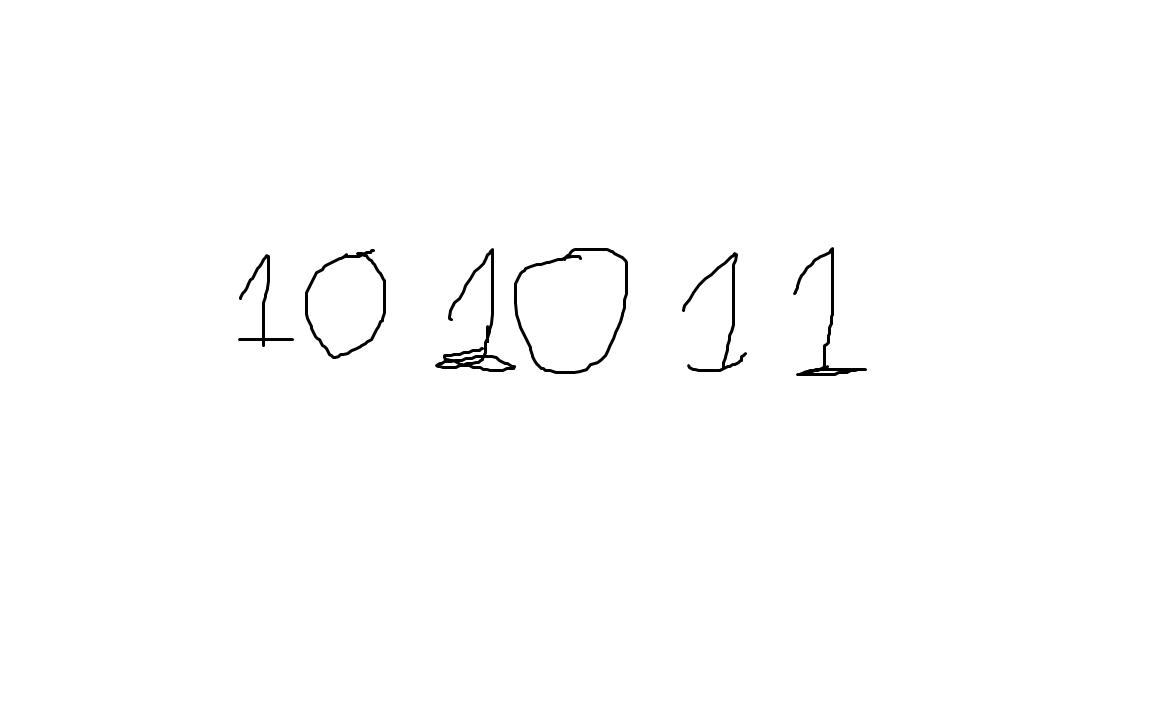
#> input picture HW1&2&3/image3.png, 1152 x 720 px
$ python TestHandDigit.py
#> lines starting #> are read from the running program, lines starting #| are printed output that depends on the picture; after the words box and inside, x2 and y2 are one past the last pixel; in counts of white or black regions, pixels touching at a corner belong together
import cv2
import numpy as np
import matplotlib.pyplot as plt

theta = np.loadtxt('theta.txt')
theta.shape[0]

def sigmoid(s):
    return 1 / (1 + np.exp(-s))

image = cv2.imread('image3.png')
#> image is the input picture: shape (720, 1152, 3); min 0, max 255, mean 253.2

image_gray = cv2.cvtColor(image, cv2.COLOR_BGR2GRAY)
image_gray = cv2.GaussianBlur(image_gray, (5, 5), 0)
_, im_th = cv2.threshold(image_gray, 155, 255, cv2.THRESH_BINARY_INV)
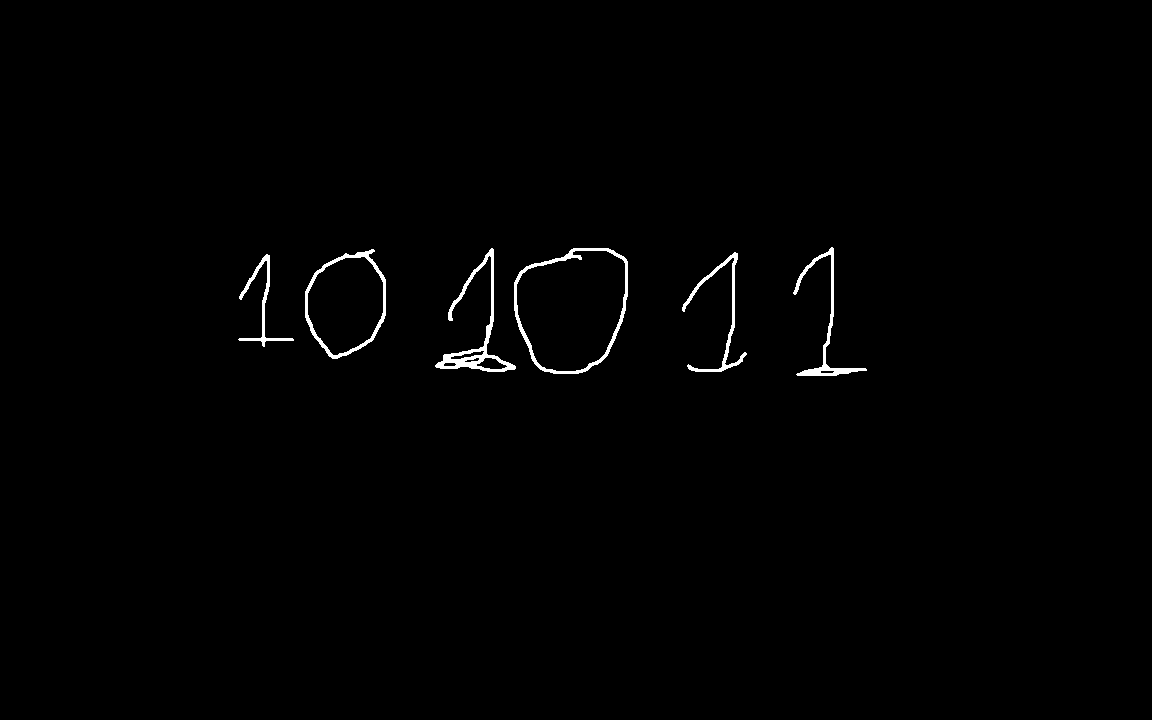
#> im_th: shape (720, 1152); 0.78% white; 6 white regions

plt.imshow(im_th)
# plt.show()

ctrs, _ = cv2.findContours(im_th.copy(), cv2.RETR_EXTERNAL, cv2.CHAIN_APPROX_SIMPLE)
#> ctrs = 6 contours; box (x1, y1, x2, y2) and area: (514, 248, 628, 374) 11352, (305, 249, 386, 359) 6496, (435, 248, 516, 372) 1575, (793, 247, 867, 376) 794, (682, 252, 747, 372) 648, (238, 254, 294, 347) 458

rects = [cv2.boundingRect(ctr) for ctr in ctrs]
#> rects = [(238, 254, 56, 93), (682, 252, 65, 120), (305, 249, 81, 110), (514, 248, 114, 126), (435, 248, 81, 124), (793, 247, 74, 129)]

for rect in rects:

    cv2.rectangle(image, (rect[0], rect[1]), (rect[0] + rect[2], rect[1] + rect[3]), (0, 0, 255), 3)

    length = int(rect[3] * 1.6)

    pt1 = int(rect[1] + rect[3] // 2 - length // 2)
    pt2 = int(rect[0] + rect[2] // 2 - length // 2)

    roi = im_th[pt1:pt1 + length, pt2:pt2 + length]
    roi = cv2.dilate(roi, (3, 3))
    roi = cv2.resize(roi, (28, 28), interpolation=cv2.INTER_AREA)
    # print(roi)
    # plt.imshow(roi)

    x = np.array([roi]).reshape(1, 28*28)
    one = np.ones((x.shape[0], 1))
    x = np.concatenate((one, x), axis=1)
    prediction = sigmoid(np.dot(x, theta.T))
    cv2.putText(image, str(int(prediction)), (rect[0], rect[1]), cv2.FONT_HERSHEY_DUPLEX, 1.5, (0, 255, 255), 1)
#> this loop made 6 passes
#> (rect, length, pt1, pt2, prediction) on passes 1 to 6: ((238, 254, 56, 93), 148, 226, 192, [1]), ((682, 252, 65, 120), 192, 216, 618, [1]), ((305, 249, 81, 110), 176, 216, 257, [0]), ((514, 248, 114, 126), 201, 211, 471, [1]), ((435, 248, 81, 124), 198, 211, 376, [1]), ((793, 247, 74, 129), 206, 208, 727, [1])
#> pass 1, `roi = im_th[pt1:pt1 + length, pt2:pt2 + length]`:
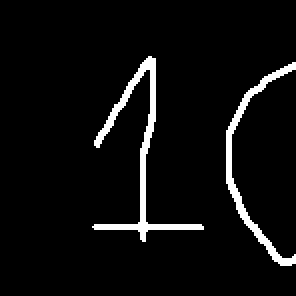
#> roi: shape (148, 148) (shown 2 times larger); 5.1% white; 2 white regions, box (x1, y1, x2, y2) and area: (46, 28, 102, 121) 641, (113, 31, 148, 133) 469
#> pass 1, `roi = cv2.dilate(roi, (3, 3))`:
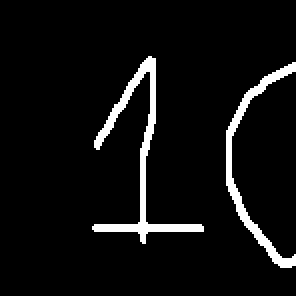
#> roi: shape (148, 148) (shown 2 times larger); 5.8% white; 2 white regions, box (x1, y1, x2, y2) and area: (46, 28, 102, 122) 730, (113, 31, 148, 134) 536
#> pass 1, `roi = cv2.resize(roi, (28, 28), interpolation=cv2.INTER_AREA)`:
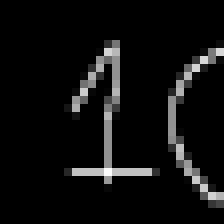
#> roi: shape (28, 28) (shown 8 times larger); min 0, max 252, mean 14.7
#> pass 2, `roi = im_th[pt1:pt1 + length, pt2:pt2 + length]`:
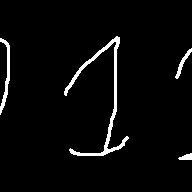
#> roi: shape (192, 192); 3.6% white; 4 white regions, box (x1, y1, x2, y2) and area: (64, 36, 129, 156) 884, (0, 38, 10, 115) 259, (175, 48, 192, 79) 121, (178, 153, 192, 160) 66
#> after the loop:
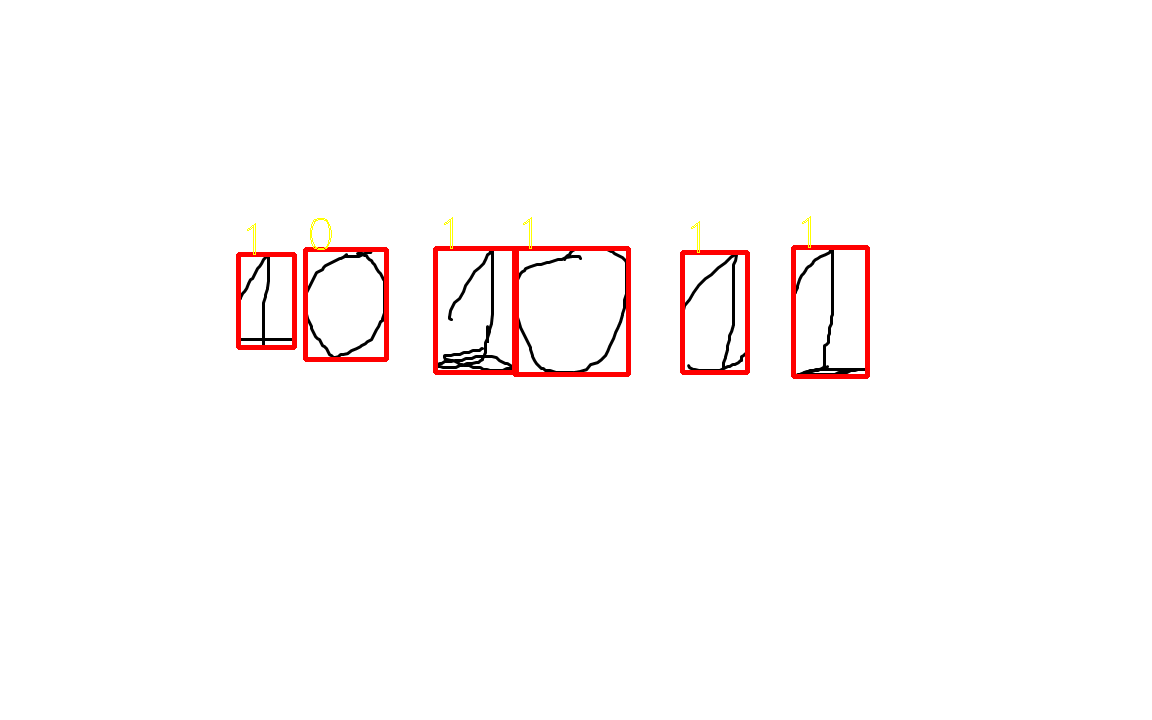
#> image: shape (720, 1152, 3); 1.41% of pixels changed, all inside (x1, y1, x2, y2) = (236, 216, 870, 379)

plt.imshow(image)
plt.show()
#> figure, not shown here; B, G, R data is drawn as R, G, B
